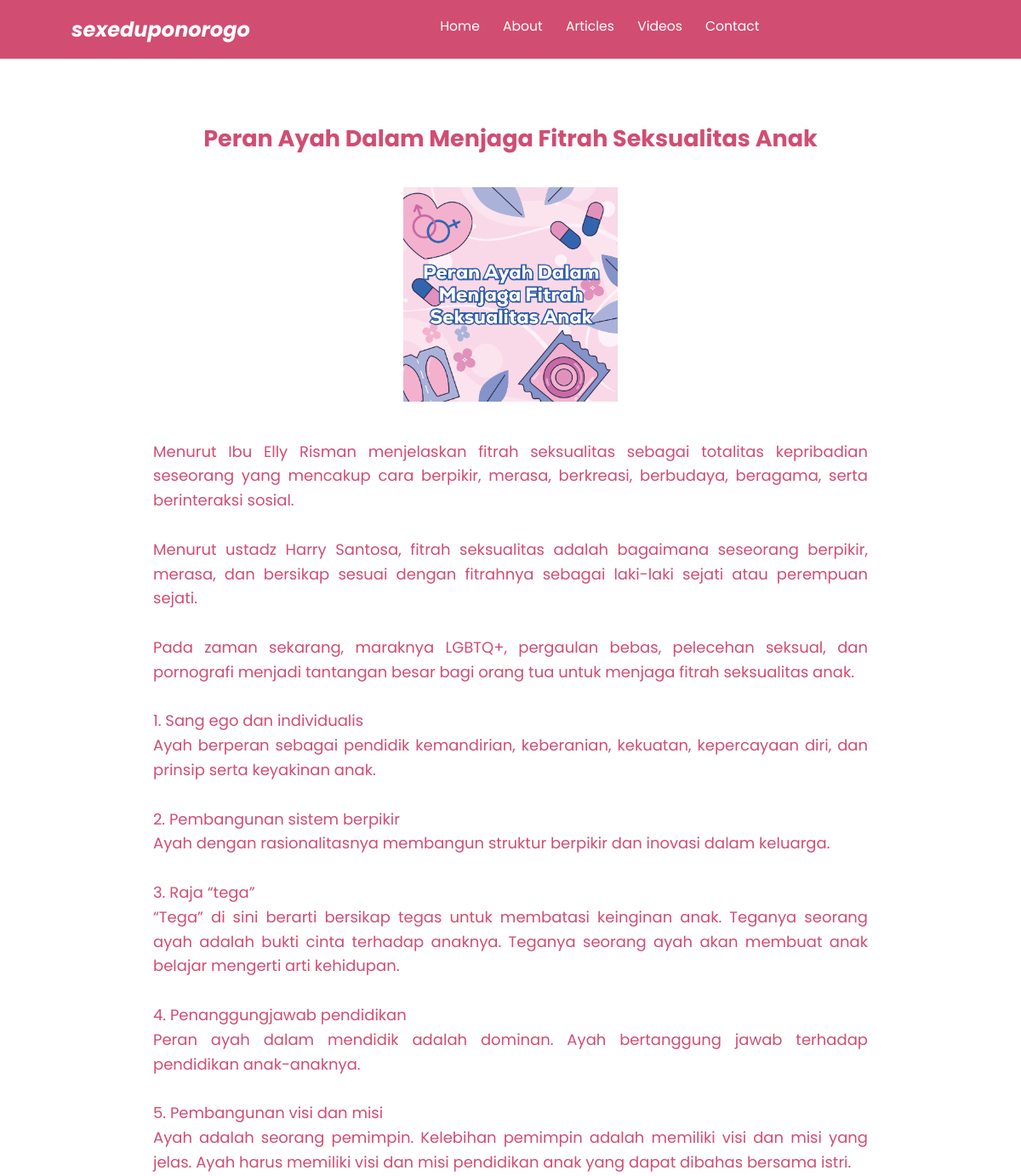
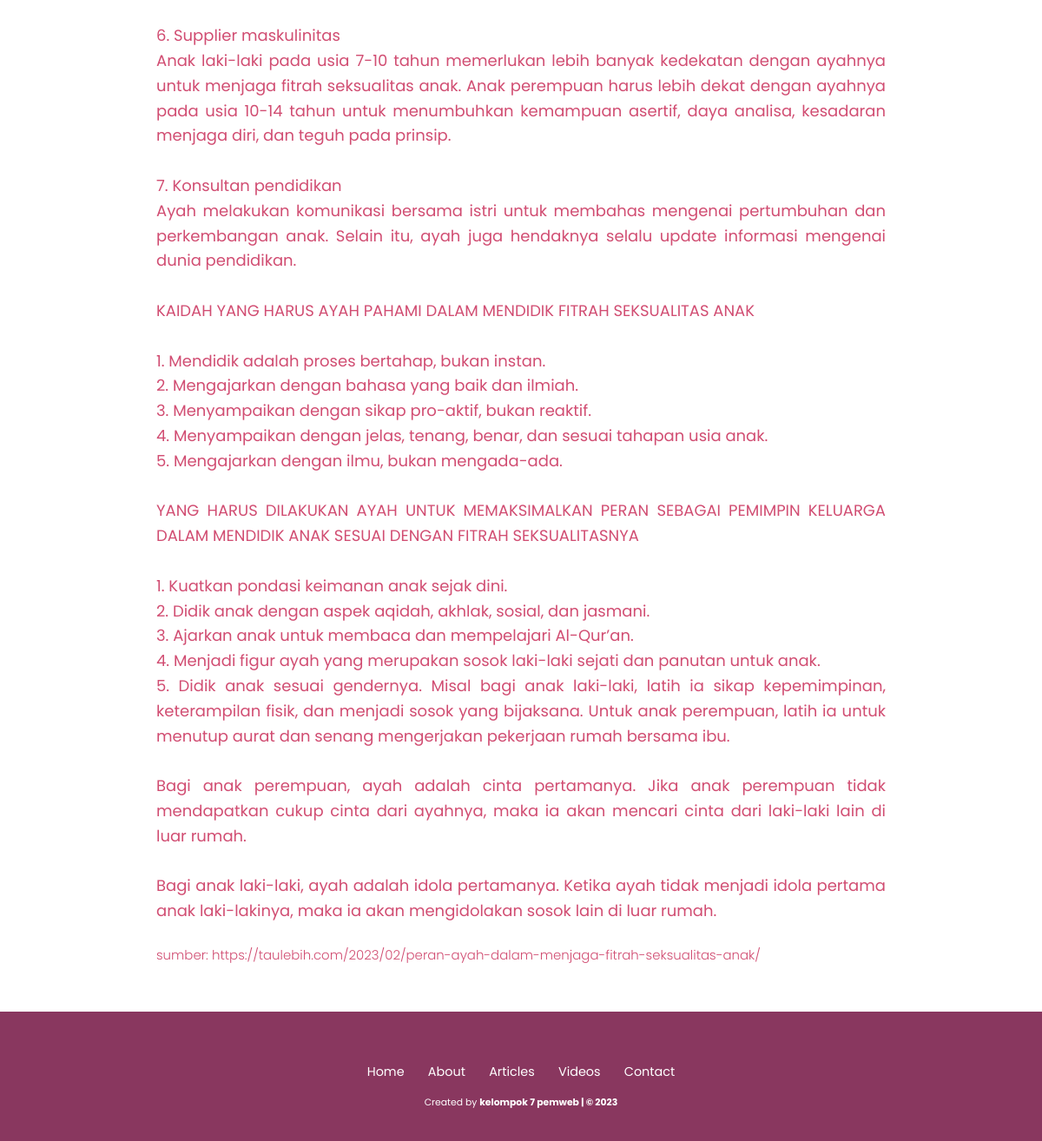
Page /article/article11.php on the committed database (2 pictures, top to bottom).
### tables this page shows
CREATE TABLE `article` (
  `id` int(11) NOT NULL,
  `title` varchar(100) NOT NULL,
  `synopsis` text NOT NULL,
  `description` longtext NOT NULL,
  `picture` varchar(250) NOT NULL,
  `source` varchar(200) NOT NULL
);

### functions.php (called while the page is built, shortened)
<?php
$conn = mysqli_connect("localhost", "root", "", "sex_education");
function query($query){
    global $conn;
    $result = mysqli_query($conn, $query);
    $rows = [];
    while($row = mysqli_fetch_assoc($result)){
        $rows[] = $row;
    }
    return $rows;
}
?>

### article/article11.php (the view, shortened to what this page needs)
<?php
require '../functions.php';
$article = query("SELECT * FROM article LIMIT 10,1");
?>
<!DOCTYPE html>
<html lang="en">
  <head>
    <link rel="stylesheet" href="../css/style.css" />
  </head>
  <body>
    <nav class="navbar">
      <a href="../index.php" class="navbar-logo">sexeduponorogo</a>
      <div class="navbar-nav">
        <a href="../index.php">Home</a>
        <a href="../about.php">About</a>
        <a href="../article.php">Articles</a>
        <a href="../video.php">Videos</a>
        <a href="../contact.php">Contact</a>
      </div>
    </nav>
    <section id="article-sub" class="article-sub">
      <div class="row">
        <?php foreach ($article as $row) : ?>
        <div class="content">
          <h2 class="title"><?= $row["title"]; ?></h2>
          <img src="../img/article/<?= $row["picture"]; ?>" class="article-img" alt="" />
          <p>
          <?= $row["description"]; ?>
          </p>
          <h5>sumber: <?= $row["source"]; ?></h5>
        </div>
        <?php endforeach; ?>
      </div>
    </section>
    <footer>
      <div class="links">
        <a href="../index.php">Home</a>
        <a href="../about.php">About</a>
        <a href="../article.php">Articles</a>
        <a href="../video.php">Videos</a>
        <a href="../contact.php">Contact</a>
      </div>
      <div class="credit">
        <p>
          Created by
          <a href="">kelompok 7 pemweb | &copy; 2023</a>
        </p>
      </div>
    </footer>
  </body>
</html>

### css/style.css (style rules this page uses)
:root { --primary: #d14d72; --bg: #fff; --second: #fcc8d1; }
* { font-family: "Poppins", sans-serif; margin: 0; padding: 0; box-sizing: border-box; outline: none; border: none; text-decoration: none; }
html { scroll-behavior: smooth; }
body { font-family: "Poppins", sans-serif; background-color: var(--bg); color: var(--primary); }
.navbar { display: flex; justify-content: space-between; align-items: center; padding: 1.4rem 7%; background-color: var(--primary); top: 0; left: 0; right: 0; z-index: 9999; }
.navbar .navbar-logo { font-size: 2rem; font-weight: 700; color: #fff; font-style: italic; }
.navbar .navbar-nav a { text-align: right; color: #fff; display: inline-block; font-size: 1.3rem; margin: 0 1rem; }
.navbar .navbar-nav a::after { content: ""; display: block; padding-bottom: 0.5rem; border-bottom: 0.1rem solid var(--bg); transform: scaleX(0); transition: 0.2s linear; }
.article-sub { min-height: 100vh; background-color: var(--bg); padding: 1rem 7% 1.4rem; }
.article-sub .row { display: flex; }
.article-sub .row .content { color: var(--primary); text-align: center; max-width: 70rem; margin: auto; line-height: 1.6; font-size: 1.5rem; }
.article-sub .row .content .title { margin-top: 2rem auto 0.5rem; }
.article-sub .row .content .article-img { padding-top: 3rem; padding-bottom: 3rem; width: 30%; }
.article-sub .row .content p { text-align: justify; }
.article-sub .row .content h5 { color: var(--primary); text-align: left; padding-top: 2rem; font-weight: 300; margin-top: 2rem auto 0.5rem; }
.row { width: 100%; display: flex; justify-content: center; align-items: center; margin-top: 5rem; }
footer { background-color: #89375f; text-align: center; padding: 5rem 0 3rem; margin-top: 3rem; }
footer .links { margin-bottom: 1.4rem; }
footer .links a { color: var(--bg); padding: 0.7rem 1rem; font-size: 1.2rem; }
footer .credit { font-size: 0.9rem; }
footer .credit a { color: var(--bg); font-weight: 700; }
footer .credit p { color: var(--bg); }
@media (max-width: 1366px) { html { font-size: 75%; } }

### rows in the picture
article: title "Peran Ayah Dalam Menjaga Fitrah Seksualitas Anak", picture (picture), description "Menurut Ibu Elly Risman menjelaskan fitrah seksualitas sebagai totalitas kepribadian seseorang yang mencakup cara berpikir, merasa, berkreasi, berbudaya, beragama, serta berinteraksi sosial. Menurut ustadz Harry Santosa, fitrah seksualitas adalah bagaimana seseorang berpikir, merasa, dan bersikap sesuai dengan fitrahnya sebagai laki-laki sejati atau perempuan sejati. Pada zaman sekarang, maraknya LGBTQ+, pergaulan bebas, pelecehan seksual, dan pornografi menjadi tantangan besar bagi orang tua untuk menjaga fitrah seksualitas anak. 1. Sang ego dan individualis Ayah berperan sebagai pendidik kemandirian, keberanian, kekuatan, kepercayaan diri, dan prinsip serta keyakinan anak. 2. Pembangunan…", source "https://taulebih.com/2023/02/peran-ayah-dalam-menjaga-fitrah-seksualitas-anak/"
